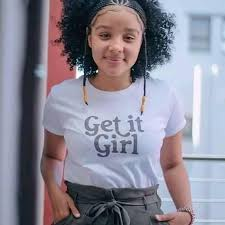
#> input picture download (2).jpeg, 225 x 225 px
$ python main.py
#> lines starting #> are read from the running program, lines starting #| are printed output that depends on the picture; after the words box and inside, x2 and y2 are one past the last pixel; in counts of white or black regions, pixels touching at a corner belong together
import cv2
import pandas as pd
import os


image_path = 'download (2).jpeg'
cascade_path = 'haarcascade_frontalface_default.xml'


face_cascade = cv2.CascadeClassifier(cv2.data.haarcascades + cascade_path
    if 'haarcascade' in cascade_path else cascade_path)

# Load image
image = cv2.imread(image_path)
#> image is the input picture: shape (225, 225, 3); mean B, G, R 149.1, 135.4, 138
if image is None:
    raise ValueError(f"Could not load image: {image_path}")

# # Convert to grayscale
gray = cv2.cvtColor(image, cv2.COLOR_BGR2GRAY)
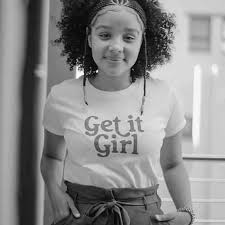
#> gray: shape (225, 225); min 0, max 254, mean 137.8


faces = face_cascade.detectMultiScale(gray, scaleFactor=1.1, minNeighbors=5)
#> faces = [[82, 9, 69, 69]]


face_data = []

# Draw rectangles around the faces
for i, (x, y, w, h) in enumerate(faces):
    cv2.rectangle(image, (x, y), (x + w, y + h), (0, 255, 0), 2)
#> this loop made 1 pass
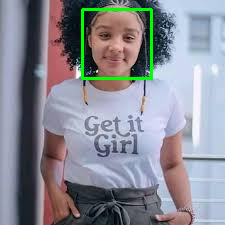
#> image: shape (225, 225, 3); 1.63% of pixels changed, all inside (x1, y1, x2, y2) = (81, 8, 153, 80)

cv2.imshow('Detected Faces', image)
cv2.waitKey(0)
cv2.destroyAllWindows()

# [17 lines of commented-out code are left out]
